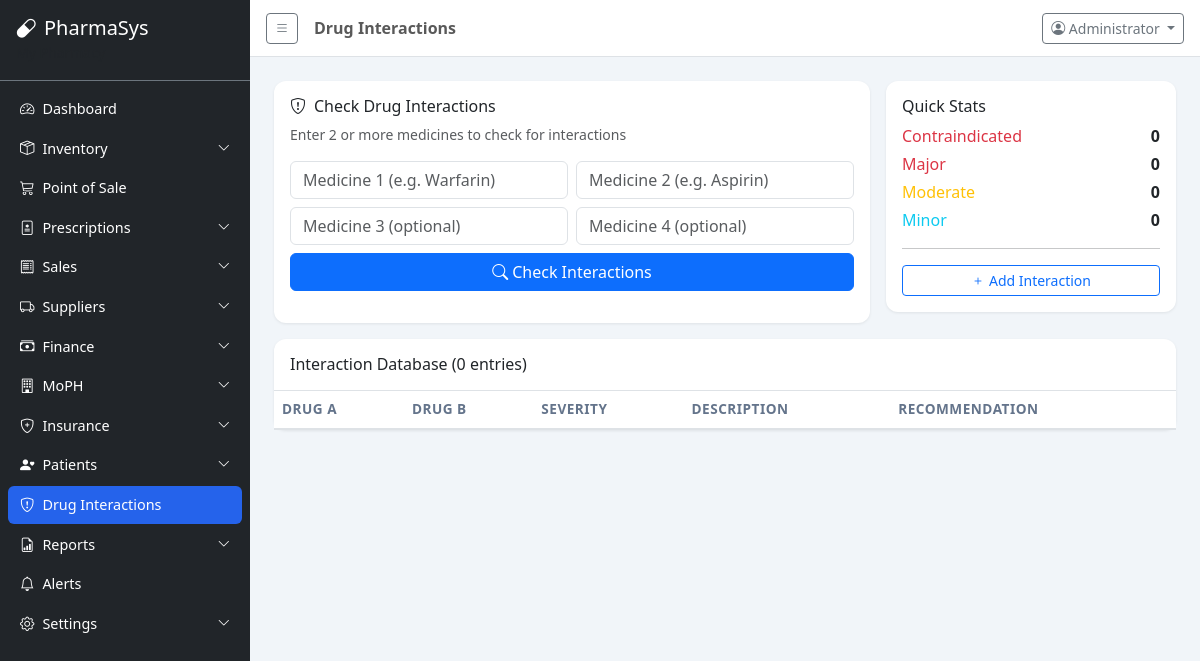
The app's page /modules/interactions/index.php (signed in), older data.
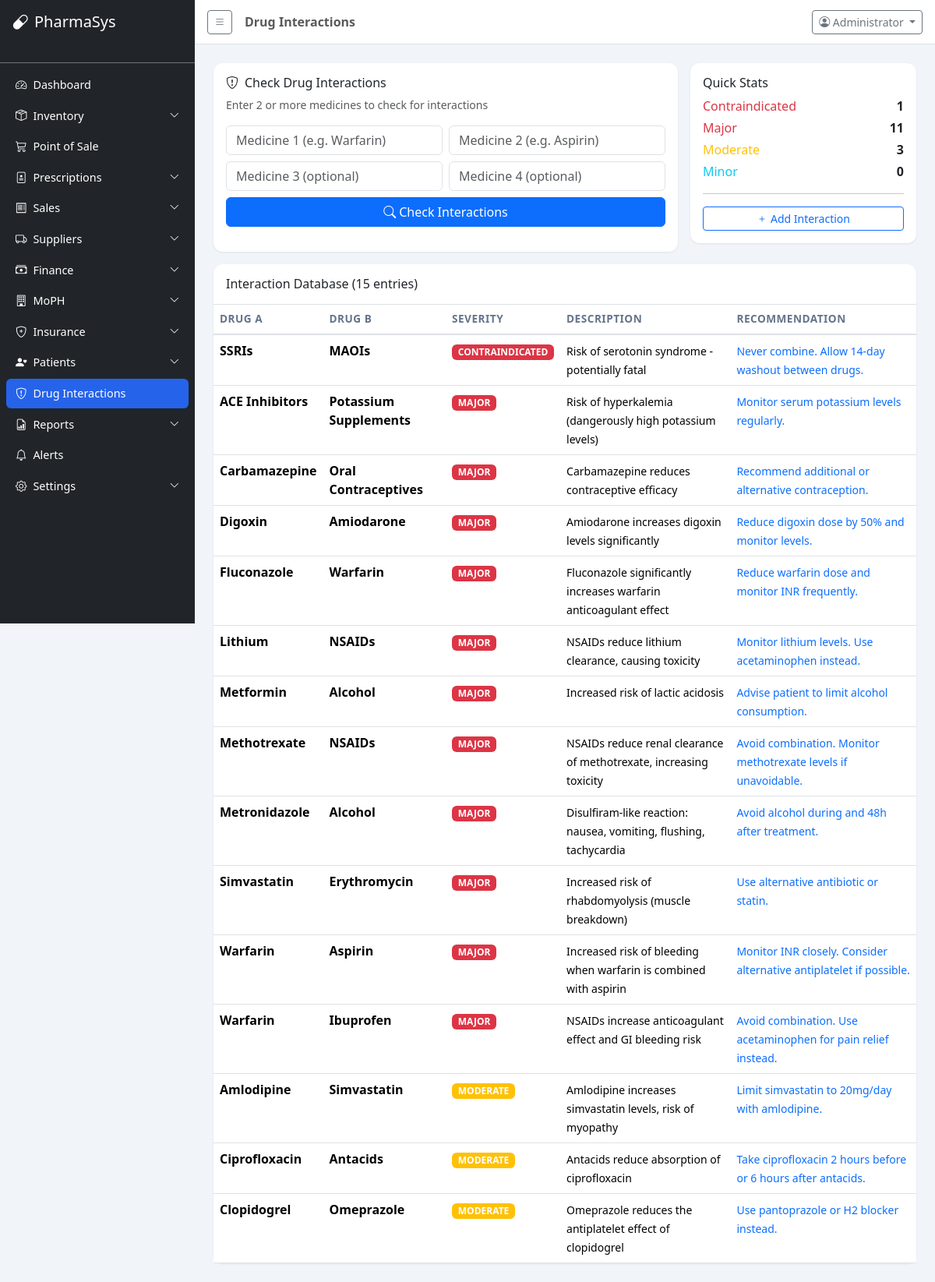
The same page, newer data.
### tables this page shows
CREATE TABLE drug_interactions (
    id INT AUTO_INCREMENT PRIMARY KEY,
    drug_a VARCHAR(200) NOT NULL,
    drug_b VARCHAR(200) NOT NULL,
    severity ENUM('minor','moderate','major','contraindicated') NOT NULL,
    description TEXT NOT NULL,
    recommendation TEXT,
    INDEX idx_drug_a (drug_a),
    INDEX idx_drug_b (drug_b)
);

### config/app.php (called while the page is built, shortened)
<?php
require_once __DIR__ . '/../includes/functions.php';
function currentUser() {
    return $_SESSION['user'] ?? null;
}

### includes/functions.php (called while the page is built, shortened)
<?php
function sanitize($input) {
    return htmlspecialchars(trim($input), ENT_QUOTES, 'UTF-8');
}

### modules/interactions/index.php (the view, shortened to what this page needs)
<?php
$pageTitle = 'Drug Interactions';
require_once __DIR__ . '/../../includes/header.php';
$db = getDB();
$interactions = $db->query("SELECT * FROM drug_interactions ORDER BY FIELD(severity,'contraindicated','major','moderate','minor'), drug_a")->fetchAll();
?>
<div class="row g-3 mb-3">
    <div class="col-lg-8">
        <div class="card p-3">
            <h6><i class="bi bi-shield-exclamation me-2"></i>Check Drug Interactions</h6>
            <p class="small text-muted">Enter 2 or more medicines to check for interactions</p>
            <div id="drugInputs">
                <div class="row g-2 mb-2">
                    <div class="col"><input type="text" class="form-control drug-input" placeholder="Medicine 1 (e.g. Warfarin)" list="drugList"></div>
                    <div class="col"><input type="text" class="form-control drug-input" placeholder="Medicine 2 (e.g. Aspirin)" list="drugList"></div>
                </div>
                <div class="row g-2 mb-2">
                    <div class="col"><input type="text" class="form-control drug-input" placeholder="Medicine 3 (optional)" list="drugList"></div>
                    <div class="col"><input type="text" class="form-control drug-input" placeholder="Medicine 4 (optional)" list="drugList"></div>
                </div>
            </div>
            <button type="button" class="btn btn-primary" id="btnCheckInteractions"><i class="bi bi-search me-1"></i>Check Interactions</button>
        </div>
    </div>
    <div class="col-lg-4">
        <div class="card p-3">
            <h6>Quick Stats</h6>
            <?php
            $counts = ['contraindicated'=>0,'major'=>0,'moderate'=>0,'minor'=>0];
            foreach ($interactions as $i) $counts[$i['severity']]++;
            ?>
            <div class="d-flex justify-content-between mb-1"><span class="text-danger">Contraindicated</span><strong><?= $counts['contraindicated'] ?></strong></div>
            <div class="d-flex justify-content-between mb-1"><span class="text-danger">Major</span><strong><?= $counts['major'] ?></strong></div>
            <div class="d-flex justify-content-between mb-1"><span class="text-warning">Moderate</span><strong><?= $counts['moderate'] ?></strong></div>
            <div class="d-flex justify-content-between"><span class="text-info">Minor</span><strong><?= $counts['minor'] ?></strong></div>
            <hr>
            <button class="btn btn-sm btn-outline-primary w-100" data-bs-toggle="modal" data-bs-target="#addInteraction"><i class="bi bi-plus me-1"></i>Add Interaction</button>
        </div>
    </div>
</div>
<div class="card">
    <div class="p-3 border-bottom"><h6 class="mb-0">Interaction Database (<?= count($interactions) ?> entries)</h6></div>
    <div class="table-responsive">
        <table class="table table-hover mb-0 data-table">
            <thead><tr><th>Drug A</th><th>Drug B</th><th>Severity</th><th>Description</th><th>Recommendation</th></tr></thead>
            <tbody>
                <?php foreach ($interactions as $i): ?>
                <tr>
                    <td><strong><?= sanitize($i['drug_a']) ?></strong></td>
                    <td><strong><?= sanitize($i['drug_b']) ?></strong></td>
                    <td>
                        <?php $colors = ['contraindicated'=>'danger','major'=>'danger','moderate'=>'warning','minor'=>'info']; ?>
                        <span class="badge bg-<?= $colors[$i['severity']] ?? 'secondary' ?>"><?= strtoupper($i['severity']) ?></span>
                    </td>
                    <td><small><?= sanitize($i['description']) ?></small></td>
                    <td><small class="text-primary"><?= sanitize($i['recommendation'] ?? '') ?></small></td>
                </tr>
                <?php endforeach; ?>
            </tbody>
        </table>
    </div>
</div>
<?php
require_once __DIR__ . '/../../includes/footer.php';
?>

### includes/header.php (shortened to what this page needs)
<?php
require_once __DIR__ . '/../config/app.php';
$currentPage = basename($_SERVER['PHP_SELF'], '.php');
$currentDir = basename(dirname($_SERVER['PHP_SELF']));
?>
<!DOCTYPE html>
<html lang="en" dir="ltr">
<head>
    <link href="https://cdn.jsdelivr.net/npm/bootstrap@5.3.3/dist/css/bootstrap.min.css" rel="stylesheet">
    <link href="https://cdn.jsdelivr.net/npm/bootstrap-icons@1.11.3/font/bootstrap-icons.min.css" rel="stylesheet">
    <link href="https://cdn.jsdelivr.net/npm/datatables.net-bs5@2.0.8/css/dataTables.bootstrap5.min.css" rel="stylesheet">
    <link href="<?= BASE_URL ?>/assets/css/style.css" rel="stylesheet">
</head>
<body>
<div class="d-flex" id="wrapper">
    <?php include __DIR__ . '/sidebar.php'; ?>
    <div id="page-content-wrapper" class="w-100">
        <nav class="navbar navbar-expand-lg navbar-light bg-white border-bottom px-3">
            <button class="btn btn-sm btn-outline-secondary me-3" id="sidebarToggle">
                <i class="bi bi-list"></i>
            </button>
            <span class="navbar-text fw-semibold"><?= $pageTitle ?? '' ?></span>
            <div class="ms-auto d-flex align-items-center gap-3">
                <div class="dropdown">
                    <button class="btn btn-sm btn-outline-secondary dropdown-toggle" data-bs-toggle="dropdown">
                        <i class="bi bi-person-circle"></i> <?= sanitize(currentUser()['full_name'] ?? 'User') ?>
                    </button>
                </div>
            </div>
        </nav>
        <div class="container-fluid p-4">

### includes/sidebar.php (shortened to what this page needs)
<div class="sidebar bg-dark text-white" id="sidebar">
    <div class="sidebar-header p-3 border-bottom border-secondary">
        <h5 class="mb-0"><i class="bi bi-capsule me-2"></i><?= APP_NAME ?></h5>
        <small class="text-muted"><?= sanitize(getSetting('pharmacy_name', 'My Pharmacy')) ?></small>
    </div>
    <ul class="nav flex-column p-2">
        <?php foreach ($menuItems as $item): ?>
            <?php $isActive = ($currentDir === $item['dir']) || ($item['dir'] === '' && $currentPage === 'index' && $currentDir === basename(BASE_URL)); ?>
            <?php if (isset($item['children'])): ?>
            <li class="nav-item">
                <a class="nav-link text-white d-flex justify-content-between align-items-center <?= $isActive ? 'active' : '' ?>"
                   data-bs-toggle="collapse" href="#menu-<?= $item['dir'] ?>" role="button"
                   aria-expanded="<?= $isActive ? 'true' : 'false' ?>">
                    <span><i class="<?= $item['icon'] ?> me-2"></i><?= $item['label'] ?></span>
                    <i class="bi bi-chevron-down small"></i>
                </a>
            </li>
            <?php else: ?>
            <li class="nav-item">
                <a class="nav-link text-white <?= $isActive ? 'active' : '' ?>" href="<?= $item['url'] ?>">
                    <i class="<?= $item['icon'] ?> me-2"></i><?= $item['label'] ?>
                </a>
            </li>
            <?php endif; ?>
        <?php endforeach; ?>
    </ul>
</div>

### includes/footer.php (shortened to what this page needs)
        </div>
    </div>
</div>
</body>
</html>

### assets/css/style.css (style rules this page uses)
:root { --sidebar-width: 250px; --primary: #2563EB; --primary-dark: #1D4ED8; --success: #059669; --warning: #D97706; --danger: #DC2626; --info: #0891B2; }
body { font-family: 'Segoe UI', system-ui, -apple-system, sans-serif; background: #F1F5F9; min-height: 100vh; }
.sidebar { min-width: var(--sidebar-width); max-width: var(--sidebar-width); min-height: 100vh; transition: all 0.3s; position: fixed; top: 0; left: 0; z-index: 1000; overflow-y: auto; }
.sidebar .nav-link { border-radius: 6px; margin: 1px 0; font-size: 0.9rem; padding: 8px 12px; }
.sidebar .nav-link.active { background: var(--primary); color: #fff !important; }
#page-content-wrapper { margin-left: var(--sidebar-width); transition: margin-left 0.3s; }
.card { border: none; border-radius: 12px; box-shadow: 0 1px 3px rgba(0,0,0,0.08); transition: box-shadow 0.2s; }
.table th { font-weight: 600; font-size: 0.85rem; text-transform: uppercase; color: #64748B; letter-spacing: 0.5px; border-bottom-width: 2px; }

Row changes from the older to the newer data that the page shows:
added drug_interactions: drug_a "SSRIs", drug_b "MAOIs", severity "CONTRAINDICATED", description "Risk of serotonin syndrome - potentially fatal", recommendation "Never combine. Allow 14-day washout between drugs."
added drug_interactions: drug_a "ACE Inhibitors", drug_b "Potassium Supplements", severity "MAJOR", description "Risk of hyperkalemia (dangerously high potassium levels)", recommendation "Monitor serum potassium levels regularly."
added drug_interactions: drug_a "Carbamazepine", drug_b "Oral Contraceptives", severity "MAJOR", description "Carbamazepine reduces contraceptive efficacy", recommendation "Recommend additional or alternative contraception."
added drug_interactions: drug_a "Digoxin", drug_b "Amiodarone", severity "MAJOR", description "Amiodarone increases digoxin levels significantly", recommendation "Reduce digoxin dose by 50% and monitor levels."
added drug_interactions: drug_a "Fluconazole", drug_b "Warfarin", severity "MAJOR", description "Fluconazole significantly increases warfarin anticoagulant effect", recommendation "Reduce warfarin dose and monitor INR frequently."
added drug_interactions: drug_a "Lithium", drug_b "NSAIDs", severity "MAJOR", description "NSAIDs reduce lithium clearance, causing toxicity", recommendation "Monitor lithium levels. Use acetaminophen instead."
added drug_interactions: drug_a "Metformin", drug_b "Alcohol", severity "MAJOR", description "Increased risk of lactic acidosis", recommendation "Advise patient to limit alcohol consumption."
added drug_interactions: drug_a "Methotrexate", drug_b "NSAIDs", severity "MAJOR", description "NSAIDs reduce renal clearance of methotrexate, increasing toxicity", recommendation "Avoid combination. Monitor methotrexate levels if unavoidable."
added drug_interactions: drug_a "Metronidazole", drug_b "Alcohol", severity "MAJOR", description "Disulfiram-like reaction: nausea, vomiting, flushing, tachycardia", recommendation "Avoid alcohol during and 48h after treatment."
added drug_interactions: drug_a "Simvastatin", drug_b "Erythromycin", severity "MAJOR", description "Increased risk of rhabdomyolysis (muscle breakdown)", recommendation "Use alternative antibiotic or statin."
added drug_interactions: drug_a "Warfarin", drug_b "Aspirin", severity "MAJOR", description "Increased risk of bleeding when warfarin is combined with aspirin", recommendation "Monitor INR closely. Consider alternative antiplatelet if possible."
added drug_interactions: drug_a "Warfarin", drug_b "Ibuprofen", severity "MAJOR", description "NSAIDs increase anticoagulant effect and GI bleeding risk", recommendation "Avoid combination. Use acetaminophen for pain relief instead."
added drug_interactions: drug_a "Amlodipine", drug_b "Simvastatin", severity "MODERATE", description "Amlodipine increases simvastatin levels, risk of myopathy", recommendation "Limit simvastatin to 20mg/day with amlodipine."
added drug_interactions: drug_a "Ciprofloxacin", drug_b "Antacids", severity "MODERATE", description "Antacids reduce absorption of ciprofloxacin", recommendation "Take ciprofloxacin 2 hours before or 6 hours after antacids."
added drug_interactions: drug_a "Clopidogrel", drug_b "Omeprazole", severity "MODERATE", description "Omeprazole reduces the antiplatelet effect of clopidogrel", recommendation "Use pantoprazole or H2 blocker instead."
Text that changed along with them:
$counts['contraindicated']: "0" → "1"
$counts['major']: "0" → "11"
$counts['moderate']: "0" → "3"
count($interactions): "0" → "15"
